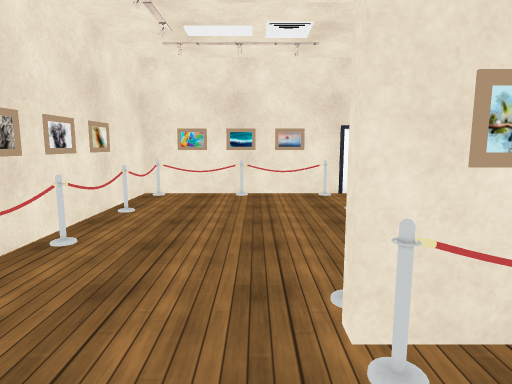
View 1 (above)

15 first-person views from a walk through a 3-D level made in the Unity game engine. The camera is 1.5 m above the floor, tilts 8° down and sees 75° across. The floor is counted in squares, 1 m on a side. Each view is taken from the middle of a square. On the plan, view 1 faces up. The plan holds only what a view shows up to about 15 squares ahead; the rest is blank. The player is left out. Some surface patterns are stand-ins.

View 2
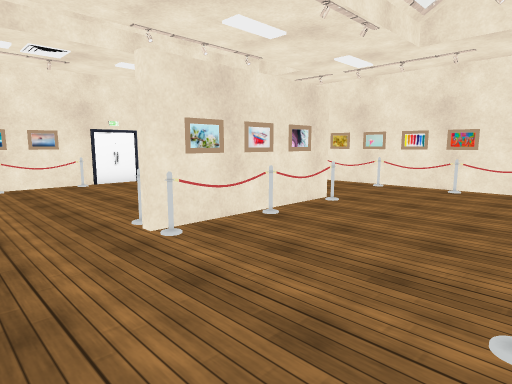

View 3
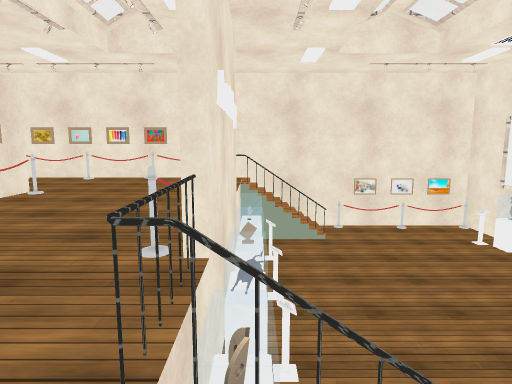

View 4
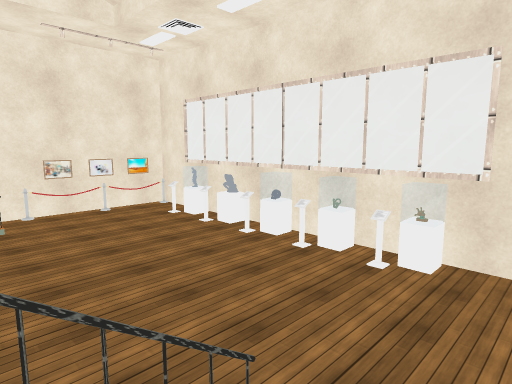

View 5
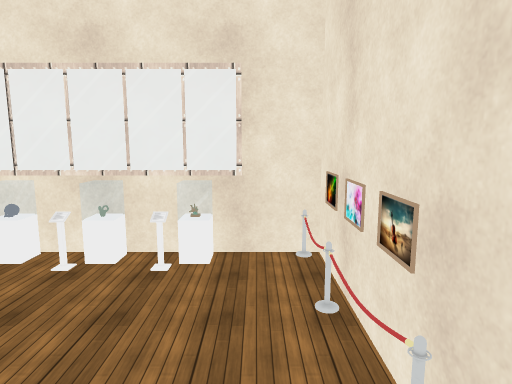

View 6
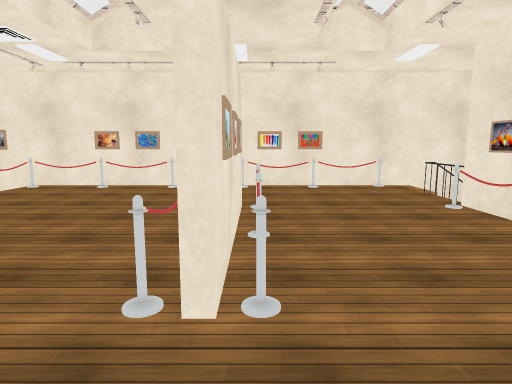

View 7
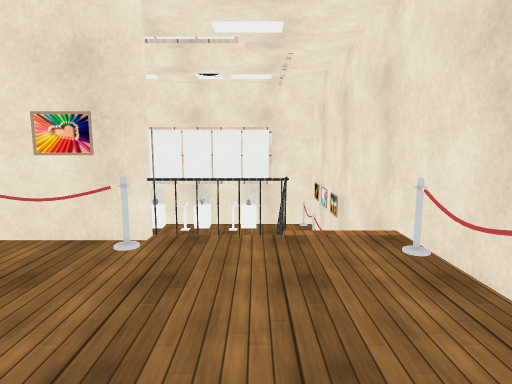

View 8
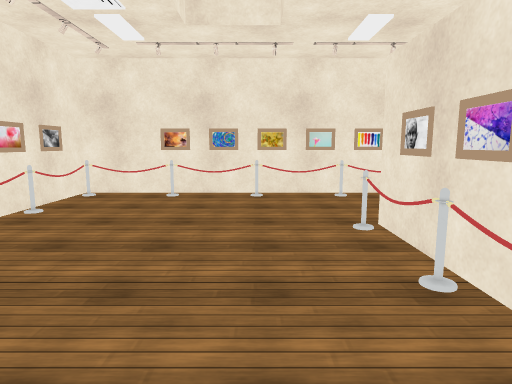

View 9
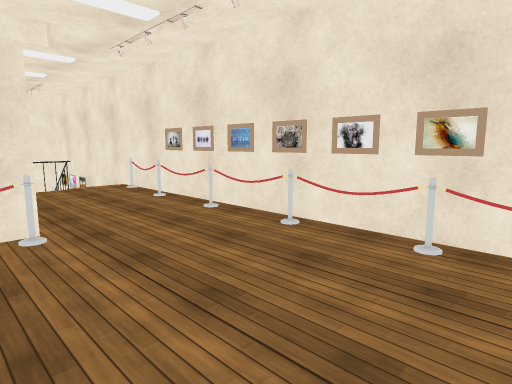

View 10
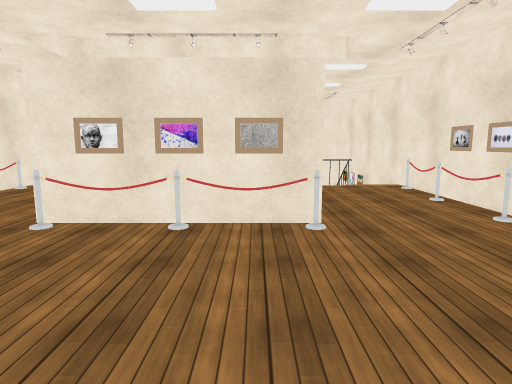

View 11
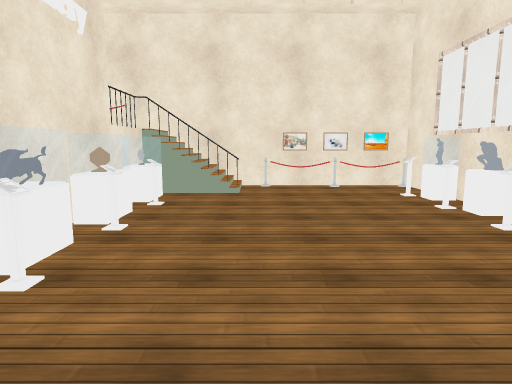

View 12
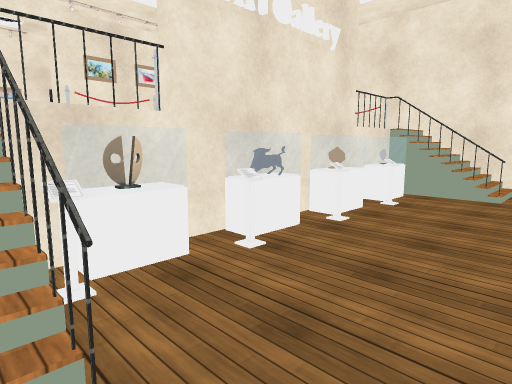

View 13
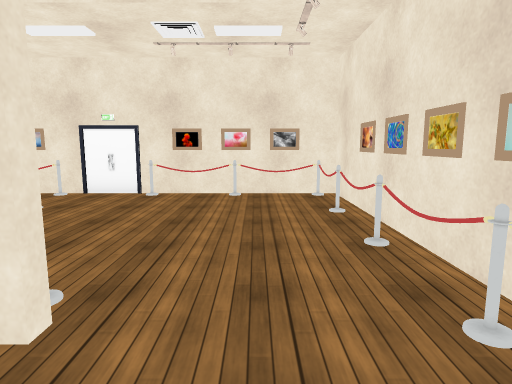

View 14
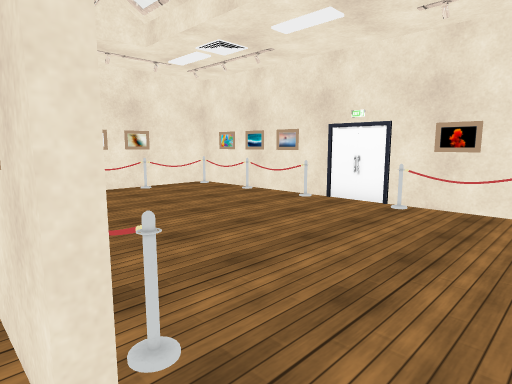

View 15
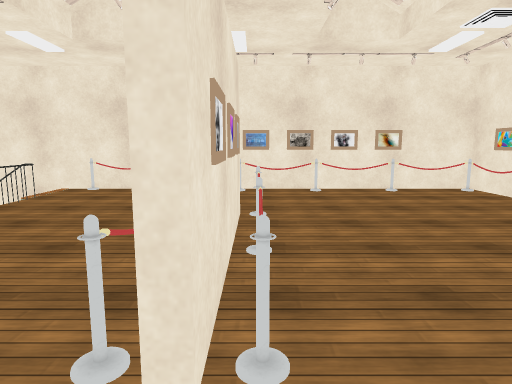

### Floor plan
Key: @ floor where view 1 was taken; # wall or solid block; . main floor; - floor 2 m lower than the main floor; / step, stairs or slope; = window, fence, low wall or low ledge; R railing; P pedestal; G guitar; B barrier; O other object.
Columns run from 4 left of view 1 to 11 right of it. Each row starts with its distance up from view 1.
 11   ############
 10 ###OO#O.#O#OO###
  9 #O............O#
  8 #O............O#
  7 #O............O#
  6 #O............O#
  5 #O............O#
  4 #O............O#
  3 #O...##O###...O#
  2 #O...##O###...O#
  1 #O............O#
  0 #O..@.........O#
 -1 #O............O#
 -2 #O............O#
 -3 #B.RR######RR.O#
 -4 #//P=P==POP==//#
 -5 #//----------//#
 -6 #//----------//#
 -7 #O------------O#
 -8 #O------------O#
 -9 #O------------O#
-10 #O------------O#
-11 #G------------O#
-12 #O-=P=POPOP=P-O#
-13 ################

Where each view was taken, in squares from view 1:
view 1: 0 up, 0 right, facing up
view 2: 3 down, 2 left, facing up-right
view 3: 4 down, 3 left, facing right
view 4: 5 down, 3 left, facing down-right
view 5: 5 down, 2 left, facing down
view 6: 2 up, 2 left, facing right
view 7: 2 up, 1 left, facing down
view 8: 5 up, 0 right, facing right
view 9: 9 up, 2 right, facing down-left
view 10: 9 up, 2 right, facing down
view 11: 7 down, 2 left, facing right
view 12: 8 down, 2 left, facing up-right
view 13: 0 up, 8 right, facing up
view 14: 2 up, 8 right, facing up-left
view 15: 3 up, 8 right, facing left
